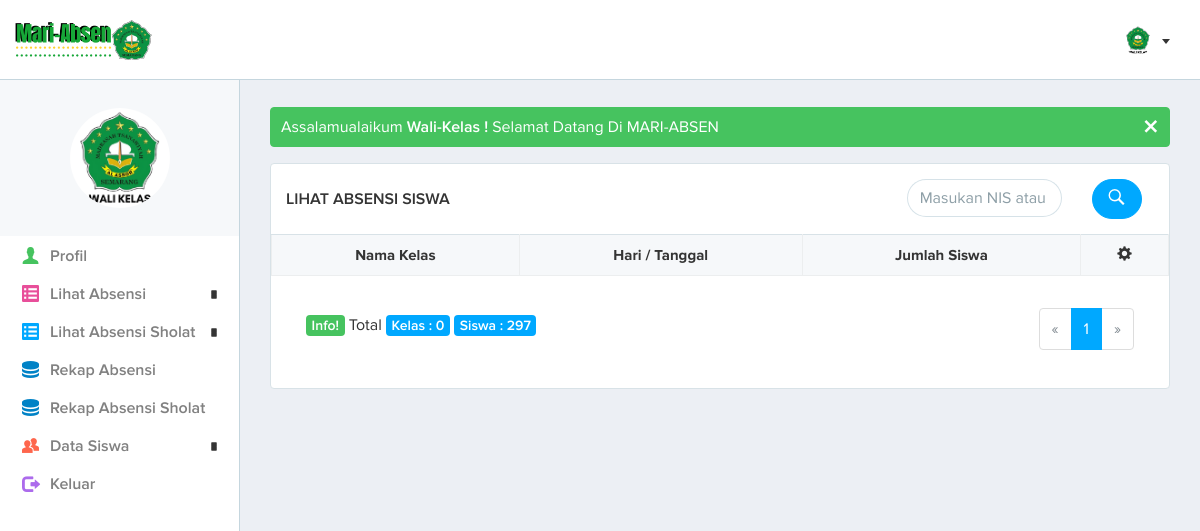
The app's page /page.php?w-home&sign-in=succes (signed in), older data.
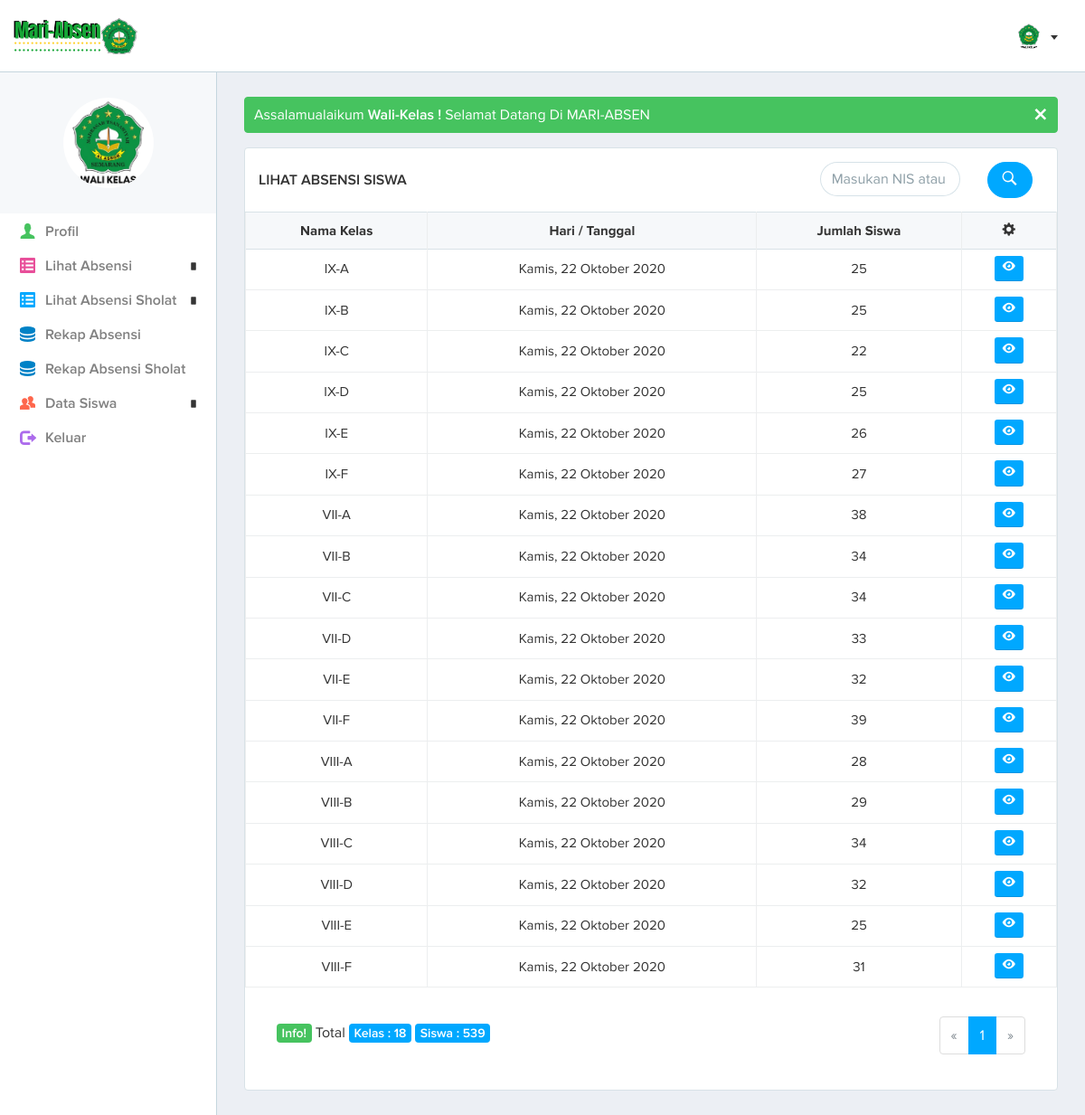
The same page, newer data.
### tables this page shows
CREATE TABLE IF NOT EXISTS `kelas` (
`id_kelas` int(10) NOT NULL,
  `nm_kelas` char(50) NOT NULL
);

### system/inc/nav-walikelas.php (the view, shortened to what the changed rows need)
<body class="with-side-menu">
	<header class="site-header">
	    <div class="container-fluid">
	        <a href="page.php?w-home" class="site-logo">
	        <img class="hidden-md-down" src="assets/img/logo.png" alt="">
	        </a>
	        <button id="show-hide-sidebar-toggle" class="show-hide-sidebar">
	        <span>toggle menu</span>
	        </button>
	        <div class="site-header-content">
	            <div class="site-header-content-in">
	                <div class="site-header-shown">
	                    <div class="dropdown user-menu">
	                        <button class="dropdown-toggle" id="dd-user-menu" type="button" data-toggle="dropdown" aria-haspopup="true" aria-expanded="false">
	           				<img src="assets/img/walikelas.png" alt"">
	                        </button>
	                    </div>
	                </div>
	    			</div>
					</div>
	   			</div>
	</header>
	<nav class="side-menu">
    	<div class="side-menu-avatar">
	        <div class="avatar-preview avatar-preview-100">
	        <img src="assets/img/walikelas.png" alt"">
	        </div>
	    </div>
	    <ul class="side-menu-list">
	        <li class="green">
	            <a href="page.php?w-detail-profil&id=<?php echo $_SESSION[id_user];?>">
	            <i class="font-icon font-icon-user"></i>
	            <span class="lbl">Profil</span>
	            </a>
	        </li>
			<li class="pink with-sub">
	            <span>
	            <i class="font-icon font-icon-list-square"></i>
	            <span class="lbl">Lihat Absensi</span>
	            </span>
	        </li>
	        <li class="blue with-sub">
	            <span>
	            <i class="font-icon font-icon-list-square"></i>
	            <span class="lbl">Lihat Absensi Sholat</span>
	            </span>
	        </li>
			<li class="yellow">
	            <a href="page.php?rekap-absensi">
	            <i class="font-icon font-icon-server"></i>
	            <span class="lbl">Rekap Absensi</span>
	            </a>
	        </li>
	        <li class="yellow">
	            <a href="page.php?rekap-absensi-sholat">
	            <i class="font-icon font-icon-server"></i>
	            <span class="lbl">Rekap Absensi Sholat</span>
	            </a>
	        </li>
			<li class="coral with-sub">
	            <span>
	            <i class="font-icon font-icon-users"></i>
	            <span class="lbl">Data Siswa</span>
	            </span>
	        </li>
	      	<li class="purple">
	            <a href="page.php?keluar" onClick="return confirm('Yakin anda akan keluar?');">
	            <i class="font-icon glyphicon glyphicon-log-out"></i>
	            <span class="lbl">Keluar</span>
	            </a>
	        </li>
	    </ul>
	</nav>

### system/walikelas/home.php (shortened to what the changed rows need)
<?php
include('system/config/conn.php');
include('system/inc/header.php');
include('system/inc/css.php');
include('system/inc/nav-walikelas.php');
$hari = array ("Minggu","Senin","Selasa","Rabu","Kamis","Jumat","Sabtu");
$bln = array ("","Januari","Februari","Maret","April","Mei","Juni","Juli","Agustus","September","Oktober","November","Desember");
?>
	<div class="page-content">
		<div class="container-fluid">
			<div class="row">
				<div class="col-lg-12 col-md-12">
				<?php
				if (!empty($_GET['sign-in']) && $_GET['sign-in'] == 'succes') {
				echo '<div class="alert alert-success alert-fill alert-close alert-dismissible fade in" role="alert">
			  	<button type="button" class="close" data-dismiss="alert" aria-label="Close">
			  	<span aria-hidden="true">&times;</span>
			  	</button>
			  	Assalamualaikum <strong>'.$_SESSION['nama'].' ! </strong>
				Selamat Datang Di MARI-ABSEN </div>';
				}
				?>
				</div>
			</div>
			<section class="box-typical">
				<header class="box-typical-header">
					<div class="tbl-row">
						<div class="tbl-cell tbl-cell-title">
							<h3>LIHAT ABSENSI SISWA</h3>
						</div>
						<div class="tbl-cell tbl-cell-icon-right col-lg-6">
						</div>
						<form  id="form-insert" name="form-insert" method="get" action="search/w-siswa.php">
						<div class="tbl-cell tbl-cell-action col-lg-4" align="right">
							<div class="form-control-wrapper">
							<input  type="text"
									class="form-control form-control-rounded"
									name="q"
									id="form-q"
									placeholder="Masukan NIS atau Nama Siswa"
									data-validation="[L>=1]"
									data-validation-message="Tidak boleh kosong!"/>
							</div>
						</div>
						<div class="tbl-cell tbl-cell-icon-right col-lg-1" align="center">
							<button type="submit" class="btn btn-rounded btn-primary font-icon font-icon-search"> </button>
						</div>
						</form>
					</div>
				</header>
				<div class="box-typical-body">
					<div class="table-responsive">
					<table id="table-sm" class="table table-bordered table-hover table-sm">
					<thead>
						<tr>
						<th><center>Nama Kelas</center></th>
						<th><center>Hari / Tanggal</center></th>
						<th><center>Jumlah Siswa</center></th>
						<th><center><i class="font-icon glyphicon glyphicon-cog"></i> </center></th>
						</tr>
					</thead>
					<tbody>
						<?php
						$kelas=mysql_query("select * from kelas order by nm_kelas asc",$connect);
						while($row=mysql_fetch_array($kelas)){
						$siswa=mysql_query("select * from siswa where nm_kelas='$row[nm_kelas]'",$connect);
						$jumlah=mysql_num_rows($siswa);
						?>
						<tr>
						<td align="center"><?php echo $row['nm_kelas']; ?></td>
						<td align="center"><?php echo "".$hari[date("w")].", ".date("j")." ".$bln[date("n")]." ".date("Y");""; ?></td>
						<td align="center"><?php echo $jumlah;?></td>
						<td align="center">
							<div class="btn-group btn-group-sm" role="group" aria-label="Basic example">
							<a href="page.php?w-data-absensi&kelas=<?php  echo $row['nm_kelas']; ?>&tanggal=<?php echo $tanggal=date("d/m/Y"); ?>" class="btn btn-default font-icon font-icon-eye" data-toggle="tooltip" data-placement="top" title="Lihat?"></a>
							</div>
						</td>
						</tr>
						<?php
						}
						?>
					</tbody>
					</table>
					</div>
				</div>
				<div class="card-block">
					<div class="col-md-6">
						<br>
  						<span class="label label-success">Info! </span> Total
						<?php
						$query=mysql_query("select * from kelas order by nm_kelas");
          				$jmlh_kelas=mysql_num_rows($query);
    					?>
  						<span class="label label-primary">Kelas : <?php echo "$jmlh_kelas";?> </span>
						<?php
						$query=mysql_query("select * from siswa order by id_siswa");
          				$jmlh_siswa=mysql_num_rows($query);
    					?>
						<span class="label label-primary">Siswa : <?php echo "$jmlh_siswa";?> </span>
					</div>
					<div class="col-md-6" align="right">
						<nav>
							<ul class="pagination">
								<li class="page-item disabled">
								<a class="page-link" href="#" aria-label="Previous">
								<span aria-hidden="true">&laquo;</span>
								</a>
								</li>
								<li class="page-item active">
								<a class="page-link" href="#">1 <span class="sr-only">(current)</span></a>
								</li>
								<li class="page-item disabled">
								<a class="page-link" href="#" aria-label="Next">
								<span aria-hidden="true">&raquo;</span>
								</a>
								</li>
							</ul>
						</nav>
					</div>
				</div>
			</section>
		</div>
	</div>
<?php
include('system/inc/footer.php');
?>

Row changes from the older to the newer data that the page shows:
added kelas: nm_kelas "IX-A", jumlah "25"
added kelas: nm_kelas "IX-B", jumlah "25"
added kelas: nm_kelas "IX-C", jumlah "22"
added kelas: nm_kelas "IX-D", jumlah "25"
added kelas: nm_kelas "IX-E", jumlah "26"
added kelas: nm_kelas "IX-F", jumlah "27"
added kelas: nm_kelas "VII-A", jumlah "38"
added kelas: nm_kelas "VII-B", jumlah "34"
added kelas: nm_kelas "VII-C", jumlah "34"
added kelas: nm_kelas "VII-D", jumlah "33"
added kelas: nm_kelas "VII-E", jumlah "32"
added kelas: nm_kelas "VII-F", jumlah "39"
added kelas: nm_kelas "VIII-A", jumlah "28"
added kelas: nm_kelas "VIII-B", jumlah "29"
added kelas: nm_kelas "VIII-C", jumlah "34"
added kelas: nm_kelas "VIII-D", jumlah "32"
added kelas: nm_kelas "VIII-E", jumlah "25"
added kelas: nm_kelas "VIII-F", jumlah "31"
Text that changed along with them:
$jmlh_kelas: "0" → "18"
$jmlh_siswa: "297" → "539"
